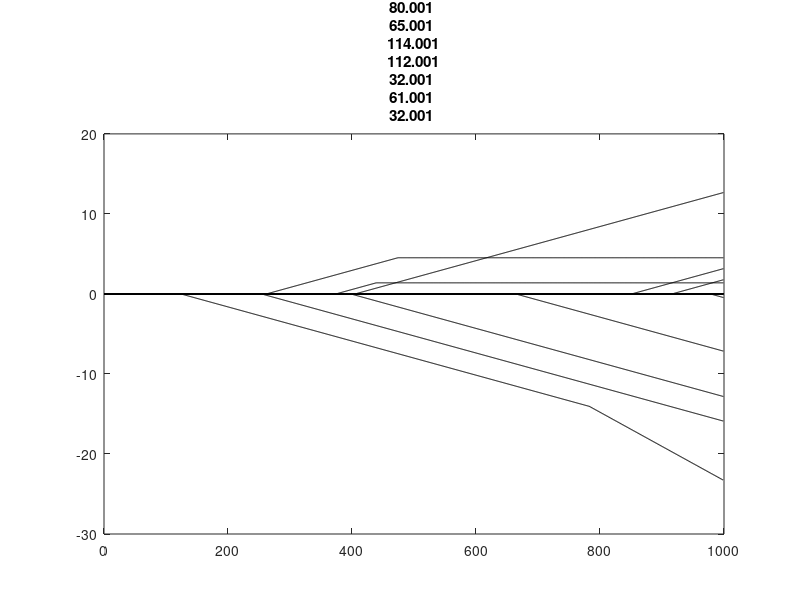
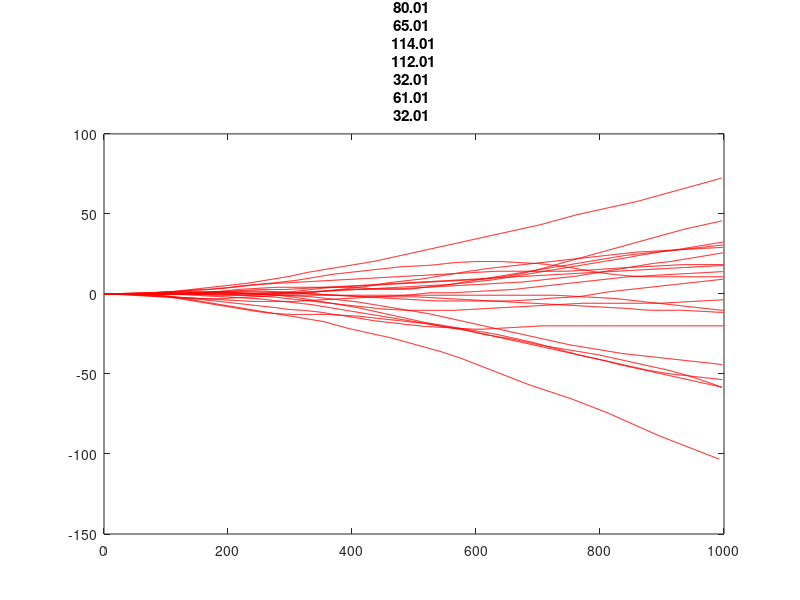
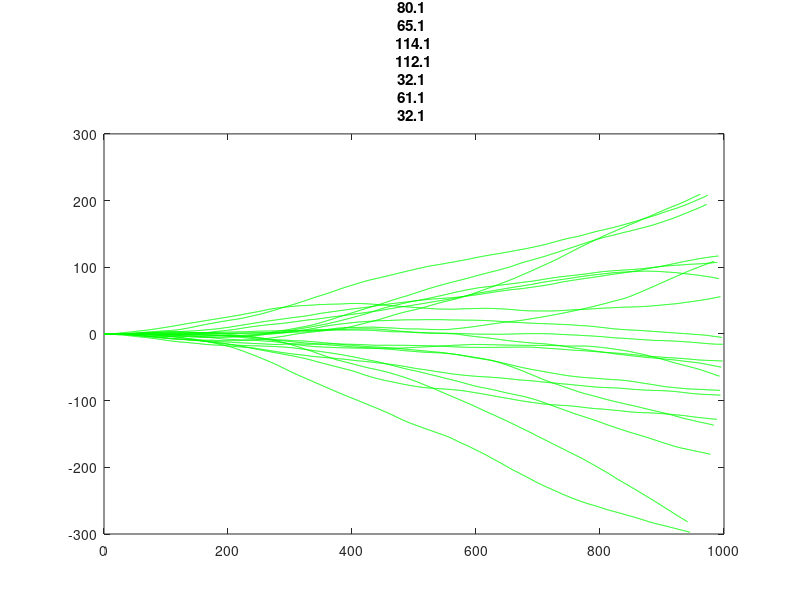
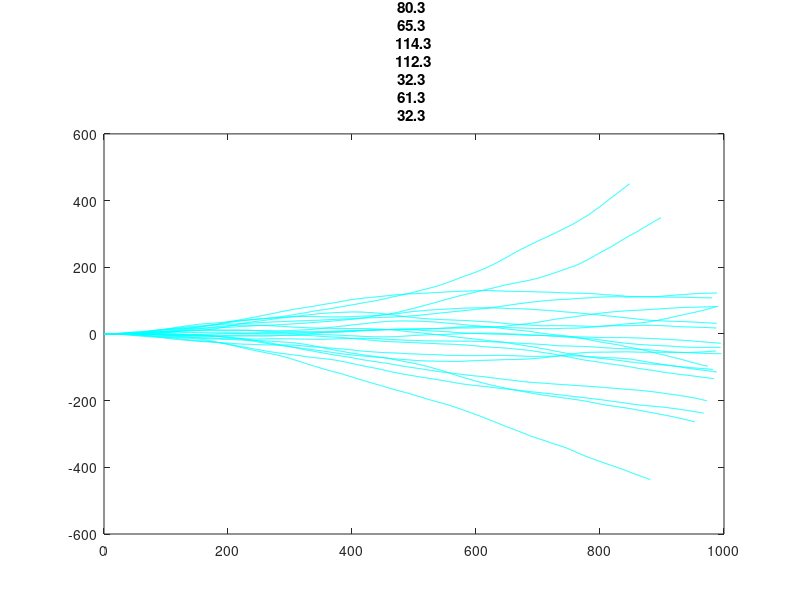

Source code (MATLAB) for these figures, in order:
% SIMULATING ARP2/3 ABM TRAJECTORIES
% Curtis Sera, Welch Lab
% v1.0, 2020-01-13

% Motivation: Bp utilizes the Ena/VASP machinery for ABM and thus produces 
% straight tails.  However, Bt utilizes the branching Arp2/3 machinery, and
% this has been empirically found to yield curved tails.  Why is this?
%   This seemed intuitive to me: branch --> curve. Matt didn't find this so
%   intuitive though, and upon closer inspection, it certainly could seem
%   surprising that the Arp2/3 tails are neatly curved rather than, say,
%   zig-zagged.
%
% Program overview:
% This script will simulate ABM construction as a Poisson process in which
% null events are addtions of actin monomers to the tail (ie tail
% lengthens) and point events are binding of Arp2/3 (ie the tail redirects
% its growth to be 70 degrees deviated).  There will be chance 0.5 that
% deviation is to the "left" and chance 0.5 that it is to the "right".
% This first-pass will only look at nSims runs of an isolated filament in a
% 2D plane

% Assumed model params
PArp = [0.001; 0.01; 0.1; 0.3;0.8];
    %P that Arp2/3 is added in rather than a new actin monomer
pRuns = size(PArp,1);
PRt = 0.5;      %P that Arp2/3 addition makes turn "right"
LAct = 1;       %length added by addition of actin monomer
ArpAng = 70 * pi/180;       %Angle deviation in rad caused by Arp2/3

% Sim settings
tEnd = 1000;    %# time steps
nSims = 20;      %# of runs to simulate

% Sim vars
a = zeros(tEnd,nSims,pRuns);      %Angle of trajectory
x = zeros(tEnd,nSims,pRuns);      %x coordinate
y = zeros(tEnd,nSims,pRuns);      %y coordinate
arp = rand(tEnd,nSims,pRuns);     %Arp2/3 added if arp(t} <= PArp

for p=1:pRuns
    for n=1:nSims 
        for t=2:tEnd
            %First adjust elongation angle as appropriate
            if arp(t,n,p)<= PArp(p)
                RL = rand;
                if RL<0.5
                    a(t,n,p) = a(t-1,n,p)+ArpAng;
                else
                    a(t,n,p) = a(t-1,n,p)-ArpAng;
                end
            else
                a(t,n,p) = a(t-1,n,p);
            end

            x(t,n,p) = x(t-1,n,p) + LAct*cos(a(t,n,p) * pi/180);
            y(t,n,p) = y(t-1,n,p) + LAct*sin(a(t,n,p) * pi/180);

        end
    end
end

figure(1)
plot(x(:,:,1),y(:,:,1),'k')
title("PArp = "+PArp(1))

figure(2)
plot(x(:,:,2),y(:,:,2),'r')
title("PArp = "+PArp(2))

figure(3)
plot(x(:,:,3),y(:,:,3),'g')
title("PArp = "+PArp(3))

figure(4)
plot(x(:,:,4),y(:,:,4),'c')
title("PArp = "+PArp(4))

figure(5)
plot(x(:,:,5),y(:,:,5),'b')
title("PArp = "+PArp(5))